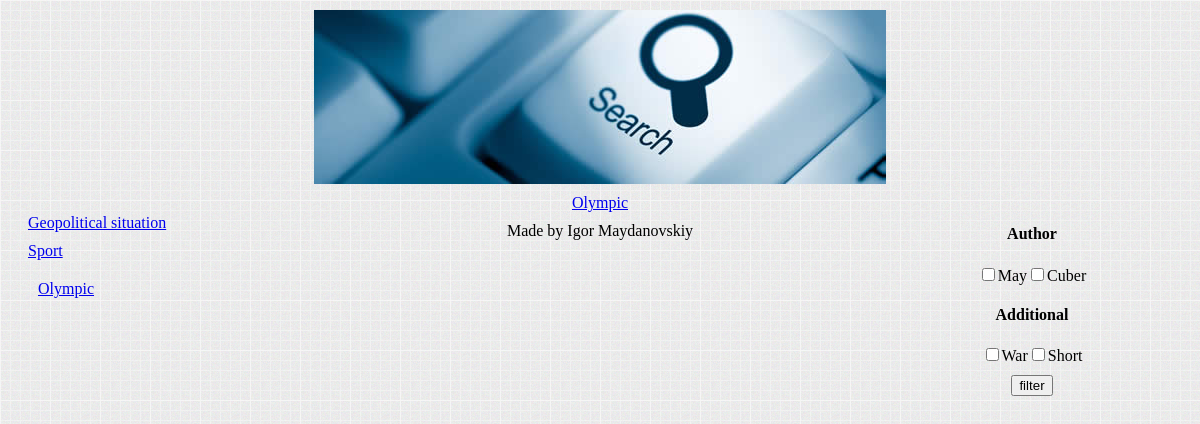
Page /index.php?pageId=6 on the committed database.
### tables this page shows
CREATE TABLE IF NOT EXISTS `news` (
  `Id` int(11) NOT NULL AUTO_INCREMENT,
  `InstanceOf` int(11) DEFAULT NULL,
  `Title` text NOT NULL,
  `Body` text NOT NULL,
  `ParentId` int(11) DEFAULT NULL,
  `sortField` text NOT NULL,
  `IsContainer` tinyint(1) NOT NULL,
  PRIMARY KEY (`Id`),
  KEY `InstanceOf` (`InstanceOf`)
);

CREATE TABLE IF NOT EXISTS `filters` (
  `FilterId` int(11) NOT NULL AUTO_INCREMENT,
  `Caption` text NOT NULL,
  `AndLogic` tinyint(1) NOT NULL,
  PRIMARY KEY (`FilterId`)
);

CREATE TABLE IF NOT EXISTS `filtervalues` (
  `FilterValueId` int(11) NOT NULL AUTO_INCREMENT,
  `FilterId` int(11) NOT NULL,
  `Caption` text NOT NULL,
  PRIMARY KEY (`FilterValueId`),
  KEY `FilterId` (`FilterId`)
);

### index.php (called while the page is built, shortened)
<?php
	require("DBManager.inc");
	require("System.inc");
	if (!isset($_GET["pageId"]))
		System::getInstance()->showPage(1);
	else
		System::getInstance()->showPage(intval($_GET["pageId"]));
?>

### DBManager.inc (called while the page is built, shortened)
<?php
require("DataSet.inc");
class DBManager
{
	private static $instance;
	private $DBH;
	public static function getInstance()
	{
		if(is_null(self::$instance))
		{
			self::$instance = new self();
		}
	return self::$instance;
}
public function connect($host,$dbname,$user,$password)
{
	try
	{
		$this->DBH = new PDO("mysql:host=$host;dbname=$dbname", $user, $password);
	}
	catch(PDOException $e)
	{
		WriteError($e->getMessage());
		die();
	}
}
public function SQL($query, $params = null)
{
	try
	{
		if(!is_null($params))
		{
			$STH = $this->DBH->prepare($query);
			$STH->execute($params);
			return new DataSet($STH);
		}
		else
		{
			$STH = $this->DBH->query($query);
			return new DataSet($STH);
		}
	}
	catch(PDOException $e)
	{
		WriteError($e->getMessge());
	}
}
}
function SQL($query, $params = null)
{
	return DBManager::getInstance()->SQL($query, $params);
}
?>

### DataSet.inc (called while the page is built, shortened)
<?php
class DataSet
{
private $arr;
public function __construct($ST)
{
	$this->STH = $ST;
	$this->STH->setFetchMode(PDO::FETCH_ASSOC);
	$this->arr = $this->STH->FetchAll();
}
public function getAll()
{
	return $this->arr;
}
}
?>

### viewer.inc (called while the page is built, shortened)
<?php
function getView($name,$obj)
{
	require('templates/'.$name);
}
?>

### Page.inc (the view, shortened to what this page needs)
<?php
class Page
{
	public $id;
	public $body;
	public $title;
	public $isContainer;
	public function __construct($id)
	{
		$page = SQL('Select * from news where id = ?', array($id))->getAll()[0];
		$this->id = $id;
		$this->body =$page['Body'];
		$this->title = $page['Title'];
		$this->isContainer = $page['IsContainer'];
	}
	public function publish()
	{
		if (!$this->isContainer)
		{
			$table = $this->getTable();
			$content = array('title' =>$this->title,'body'=>$this->body, 'table' => $table );
			getView("Content.inc",$content);
		}
		else
		{
			$children = $this->getChildren();
			$content = array();
			for ($i=0; $i < count($children); $i++) {
				array_push($content, array('title' => $children[$i]->title, 'id' => $children[$i]->id));
			}
			$this->publishFilterMenu();
			getView("Container.inc",$content);
		}
	}
	private function getChildren()
	{
		$query = "Select * from(select * from news where parentId =  ?) as m0";
		$params = array();
		array_push($params, $this->id);
			$query = $query . " group by id";
			$children = SQL($query,$params)->getAll();
			$pages = array();
			for ($i=0; $i < count($children); $i++) {
				array_push($pages, new Page($children[$i]["Id"]));
			}
			return $pages;
			return $children;
	}
	private function publishFilterMenu()
	{
		echo "<div id='filter'>";
		$filters = SQL("Select * from filters")->getAll();
		for ($i=0; $i < count($filters); $i++) {
			echo "<div><h4>" . $filters[$i]["Caption"] . "</h4>";
			$filtervalues = SQL("Select * from filtervalues where filterId =?", array($filters[$i]['FilterId']))->getAll();
			for ($j=0; $j <  count($filtervalues); $j++) {
				$checked = "";
				echo "<input id='".$filtervalues[$j]["FilterValueId"]."' type='checkbox' ".$checked."  onclick='NewsModule.changeFiltersList(".$filtervalues[$j]["FilterValueId"].")' >".$filtervalues[$j]['Caption'] . "</input>";
			}
			echo "</div>";
		}
		echo "<input id='filterButton' type='button' value='filter' onclick='NewsModule.filter()'/></div>";
	}
}
?>

### System.inc (shortened to what this page needs)
<?php
	require("Page.inc");
class System
{
	public function showPage($id)
	{
		echo "<html>
				<head>
					<link rel=\"stylesheet\" type=\"text/css\" href=\"css/feed.css\"/>
					<meta http-equiv = \"content-language\" content = \"ru\" />
					<script src=\"js/script.js\".>
					</script>
				</head>
				<body>";
		$p = new Page($id);
		echo "<div id='menu'>";
		$this->showMenu($this->getParents($id));
		echo "</div>";
		$p->publish();
		echo "	</body>
			  </html>";
	}
	private function showMenu($parentPages, $parent = null, $level = 1)
	{
		$margin = 10;
		$pages = $this->getChildPages($parentPages, $parent);
		for ($i=0; $i < count($pages); $i++) {
			if ($pages[$i]["InstanceOf"] != null)
				$page = new Page($pages[$i]["InstanceOf"]);
			else
				$page = new Page($pages[$i]["Id"]);
			$title = $page->title;
			$id = $page->id;
			echo "<div style=\"margin:" . $level * $margin . "px \"><a href=\"index.php?pageId=" .$id
			."\">" . $title . "</a></div>";
			if (in_array($page, $parentPages))
				$this->showMenu($parentPages,$pages[$i], $level + 1);
		}
	}
	private function getParents($id)
	{
		$parentPages = array();
	  	$page = new Page($id);
	  	array_push($parentPages, $page);
	  	return $parentPages;
	}
	private function getChildPages($parentPages, $parent = null)
	{
		$sortField = $parent["sortField"];
		$query = "select * from  news where";
		$params = array();
		if ($parent == null)
		{
			$query = $query . " ISNULL(ParentId)";
			array_push($params, null);
		}
		else
		{
			$query = $query . " ParentId = ? order by " . $sortField;
			array_push($params, $parent["Id"]);
		}
		$pages = SQL($query,$params)->getAll();
		return $pages;
	}
}
?>

### templates/Container.inc
<?php
echo '<div id="contentainer" class="lifted">';
	for ($i=0; $i < count($obj); $i++) {
		echo '<div class="news"><a href="?pageId='. $obj[$i]['id'] .'">'.$obj[$i]['title'].'</a></div>';
	}
echo '</div>';
?>

### css/feed.css (style rules this page uses)
body { background-image: ("Pictures\\bg.png"); background: #eceae8 url("Pictures\\bg.png"); text-align:center; }
div { margin: 10px; }
#menu { float: left; width: 300px; }
#menu div { text-align: left; }
#filter { float:right; width: 300px; }
.news { margin: 10px; }
.lifted { 02 -moz-border-radius:4px; 03 border-radius:4px; 04 }

### rows in the picture
news: Title "Geopolitical situation"
news: Title "Sport"
news: Title "Olympic"
filters: Caption "Author"
filtervalues: Caption "May"
filtervalues: Caption "Cuber"
filters: Caption "Additional"
filtervalues: Caption "War"
filtervalues: Caption "Short"
